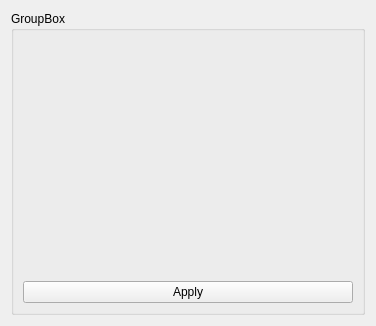
<?xml version="1.0" encoding="UTF-8"?>
<ui version="4.0">
 <class>FrameOSDPosition</class>
 <widget class="QWidget" name="FrameOSDPosition">
  <property name="geometry">
   <rect>
    <x>0</x>
    <y>0</y>
    <width>376</width>
    <height>326</height>
   </rect>
  </property>
  <property name="windowTitle">
   <string>Frame</string>
  </property>
  <layout class="QGridLayout" name="gridLayout">
   <item row="0" column="0">
    <widget class="QGroupBox" name="groupBox">
     <property name="title">
      <string>GroupBox</string>
     </property>
     <layout class="QVBoxLayout" name="verticalLayout_2">
      <item>
       <layout class="QVBoxLayout" name="verticalLayout">
        <item>
         <widget class="FrameTextInput" name="inputLatitude" native="true"/>
        </item>
        <item>
         <widget class="FrameTextInput" name="inputLongitude" native="true"/>
        </item>
        <item>
         <widget class="FrameOSDMode" name="mode" native="true"/>
        </item>
       </layout>
      </item>
      <item>
       <spacer name="verticalSpacer">
        <property name="orientation">
         <enum>Qt::Vertical</enum>
        </property>
        <property name="sizeType">
         <enum>QSizePolicy::Ignored</enum>
        </property>
        <property name="sizeHint" stdset="0">
         <size>
          <width>20</width>
          <height>109</height>
         </size>
        </property>
       </spacer>
      </item>
      <item>
       <widget class="QPushButton" name="pushButton">
        <property name="text">
         <string>Apply</string>
        </property>
       </widget>
      </item>
     </layout>
    </widget>
   </item>
  </layout>
 </widget>
 <customwidgets>
  <customwidget>
   <class>FrameOSDMode</class>
   <extends>QWidget</extends>
   <header>frame_osd_mode.h</header>
   <container>1</container>
  </customwidget>
  <customwidget>
   <class>FrameTextInput</class>
   <extends>QWidget</extends>
   <header>frame_text_input.h</header>
   <container>1</container>
  </customwidget>
 </customwidgets>
 <resources/>
 <connections/>
</ui>
